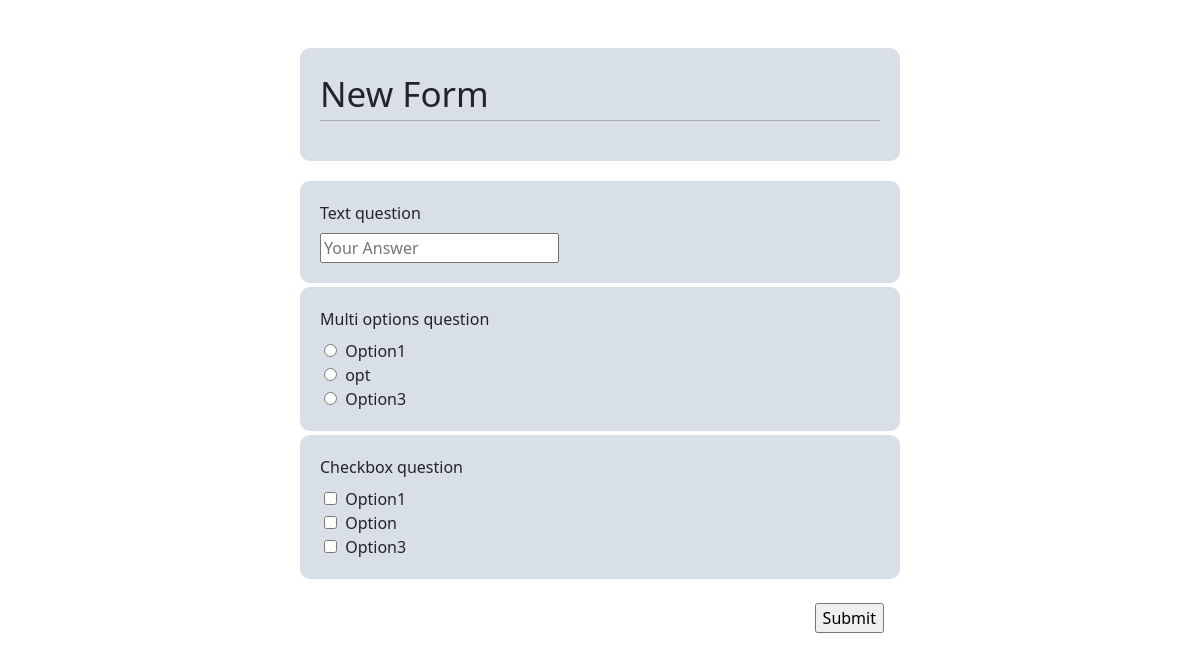
Page /v/019fc53a-2346-777a-a871-de9899156d2d on the committed database.
### tables this page shows
CREATE TABLE forms (
    id TEXT PRIMARY KEY,
    name TEXT DEFAULT 'New Form',
    title TEXT NOT NULL DEFAULT 'New Form',
    description TEXT DEFAULT '',
    created_at TEXT DEFAULT CURRENT_TIMESTAMP,
    user_id TEXT NOT NULL,
    FOREIGN KEY (user_id) 
        REFERENCES users (id)
        ON DELETE CASCADE
        ON UPDATE CASCADE
);

CREATE TABLE questions (
    id TEXT PRIMARY KEY,
    type TEXT NOT NULL DEFAULT 'text',
    question_text TEXT DEFAULT 'New Question',
    form_id TEXT NOT NULL, quest_order INT DEFAULT 0, required BOOLEAN DEFAULT 0,
    FOREIGN KEY (form_id) 
        REFERENCES forms (id)
        ON DELETE CASCADE
        ON UPDATE CASCADE
);

CREATE TABLE options (
    id TEXT PRIMARY KEY,
    option_text TEXT DEFAULT 'New Option',
    question_id TEXT NOT NULL,
    FOREIGN KEY (question_id) 
        REFERENCES questions (id)
        ON DELETE CASCADE
        ON UPDATE CASCADE
);

### app.py (the view)
@app.route("/v/<uuid:form_id>")
def view_form(form_id):
    form_id = str(form_id)
    conn = read_conn()
    cursor = conn.cursor()
    cursor.execute("SELECT title, description FROM forms WHERE id = ?", (form_id,))
    form = cursor.fetchone()
    if not form:
        print("Form doesn't exist!")
        conn.close()
        return redirect(url_for("index"))
    cursor.execute("SELECT id, type, question_text, required FROM questions WHERE form_id = ? ORDER BY quest_order", (form_id,))
    questions = cursor.fetchall()
    options = get_options(questions, cursor)
    conn.close()
    return render_template("form_view.html", form=form, questions=questions, options=options, form_id=form_id)

### helpers.py (called while the page is built)
def read_conn():
    conn = sqlite3.connect("database.db", timeout=5.0)
    conn.execute("PRAGMA query_only = ON;")
    return conn

def get_options(questions, cursor):
    options = {}
    for q in questions:
        if q[1] in ["radio", "checkbox"]:
            cursor.execute("SELECT id, option_text FROM options WHERE question_id = ?", (q[0],))
            q_opts = cursor.fetchall()
            if q_opts:
                options[q[0]] = q_opts # Storage each option for a certain question {question_id: [list of options]}
    return options

### templates/form_view.html (shortened to what this page needs)
<!DOCTYPE html>
<html lang="en">
    <head>
        <link href="https://cdn.jsdelivr.net/npm/bootstrap@5.3.8/dist/css/bootstrap.min.css" rel="stylesheet">
        <link href="/static/styles.css" rel="stylesheet">
    </head>
    <body>
        <div class="form-container mx-auto" data-id="{{ form_id }}">
            <div class="item-container mt-5 mb-3">
                <div class="form-title underlined" data-id="{{ form_id }}">{{ form[0] }}</div>
            </div>
            <form action="/submit/{{ form_id }}" method="post">
                <div class="questions-container mb-4">
                    {% for question in questions %}
                    <div class="item-container my-1" data-id="{{ question[0] }}">
                        <div class="question-text mb-2" data-id="{{ question[0] }}">
                            <span>{{ question[2] }}</span>
                        </div>
                        {% if question[1] == 'text' %}
                        <input class="text-input" data-id="{{ question[0] }}" name="{{ question[0] }}" type="text" placeholder="Your Answer" data-required="{{ question[3] }}" autocomplete="off">
                        {% elif question[1] == 'radio' %}
                        <div class="options-container" data-id="{{ question[0] }}">
                            {% for opt in options[question[0]] %}
                            <div class="radio-input option" data-id="{{ opt[0] }}">
                                <label>
                                    <input class="options-input mx-1" type="{{ question[1] }}" name="{{ question[0] }}" value="{{ opt[1] }}" data-required="{{ question[3] }}">
                                    <span data-id="{{ opt[0] }}">{{ opt[1] }}</span>
                                </label>
                            </div>
                            {% endfor %}
                        </div>
                        {% elif question[1] == 'checkbox' %}
                        <div class="options-container" data-id="{{ question[0] }}">
                            {% for opt in options[question[0]] %}
                            <div class="checkbox-input option d-flex flex-row justify-content-between" data-id="{{ opt[0] }}">
                                <label>
                                    <input class="options-input mx-1" type="{{ question[1] }}" data-id="{{ opt[0] }}" name="{{ question[0] }}" value="{{ opt[1] }}" data-required="{{ question[3] }}">
                                    <span data-id="{{ opt[0] }}">{{ opt[1] }}</span>
                                </label>
                            </div>
                            {% endfor %}
                        </div>
                        {% endif %}
                    </div>
                    {% endfor %}
                </div>
                <div class="d-flex justify-content-end">
                    <input class="mx-3" type="submit" value="Submit">
                </div>
            </form>
        </div>
    </body>
</html>

### static/styles.css (style rules this page uses)
.form-container { display: flex; flex-direction: column; align-items: center; width: 97%; padding-bottom: 50px; }
.item-container { width: 100%; padding: 20px 20px; border-radius: 10px; background-color: rgb(216, 223, 230); position: relative; }
.questions-container { width: 100%; }
.form-title { font-size: 35px; margin-bottom: 20px; position: relative; }
form { width: 100%; }
@media (min-width: 768px) { .form-container { width: 50%; } }

### rows in the picture
forms: title "New Form"
questions: question_text "Text question"
questions: question_text "Multi options question"
options: option_text "Option1"
options: option_text "opt"
options: option_text "Option3"
questions: question_text "Checkbox question"
options: option_text "Option1"
options: option_text "Option"
options: option_text "Option3"
